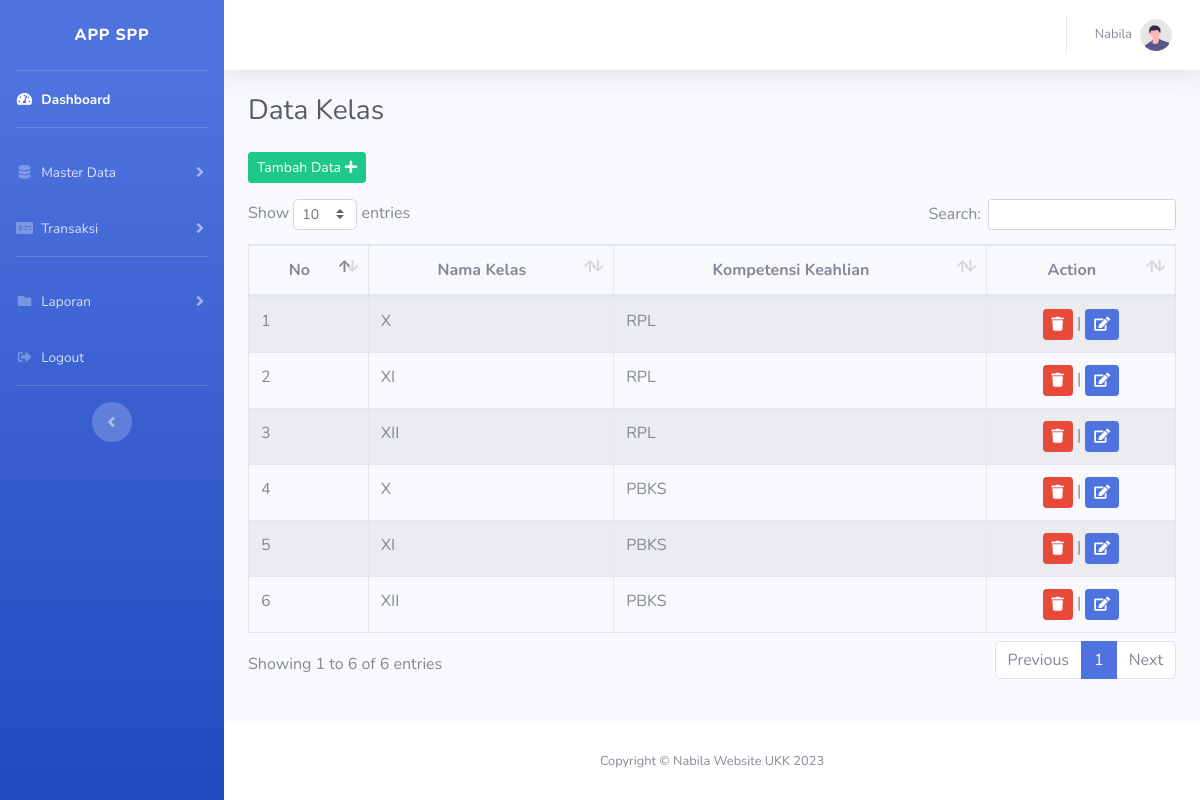
The app's page /admin/index.php?hal=dataKelas (signed in) with its own data.
### tables this page shows
CREATE TABLE `tb_kelas` (
  `id_kelas` int(11) NOT NULL,
  `nama_kelas` varchar(20) NOT NULL,
  `keahlian` varchar(100) NOT NULL
);

### admin/dataKelas.php (the view)
<?php
$query = $conn -> query("SELECT * FROM tb_kelas");
?>
<div class="d-sm-flex align-items-center justify-content-between mb-4">
 <h1 class="h3 mb-0 text-gray-800">Data Kelas</h1>
</div>
<a href="?hal=tambahKelas" class="btn btn-sm btn-success mb-3">
     Tambah Data <i class="fa fa-plus"></i>
</a>
<table class="table table-striped table-bordered" id="dataTable">
    <thead>
        <tr>
            <th class="text-center">No</th>
            <th class="text-center">Nama Kelas</th>
            <th class="text-center">Kompetensi Keahlian</th>
            <th class="text-center">Action</th>
        </tr>
    </thead>
    <tbody>
        <?php
        $i=1;
        foreach($query as $data){
            ?>
        <tr>
            <td><?php echo $i++; ?></td>
            <td><?php echo $data['nama_kelas']?></td>
            <td><?php echo $data['keahlian']?></td>
            <td>
                <center>
                    <a href="prosesKelas.php?delete=<?php echo $data['id_kelas']?>" class="btn btn-sm btn-danger" onclick=" return confirm('apakah anda yakin ingin menghapus?');"><i class="fa fa-trash"></i></a> |
                    <a href="index.php?hal=editKelas&amp;id=<?php echo $data['id_kelas']?>" class="btn btn-sm btn-primary" ><i class="fa fa-edit"></i></a>
                </center>
            </td>
        </tr>
        <?php }?>
    </tbody>
</table>

### records on screen
tb_kelas: nama_kelas "X", keahlian "RPL"
tb_kelas: nama_kelas "XI", keahlian "RPL"
tb_kelas: nama_kelas "XII", keahlian "RPL"
tb_kelas: nama_kelas "X", keahlian "PBKS"
tb_kelas: nama_kelas "XI", keahlian "PBKS"
tb_kelas: nama_kelas "XII", keahlian "PBKS"

### other values on screen
$nama_petugas "Nabila"
